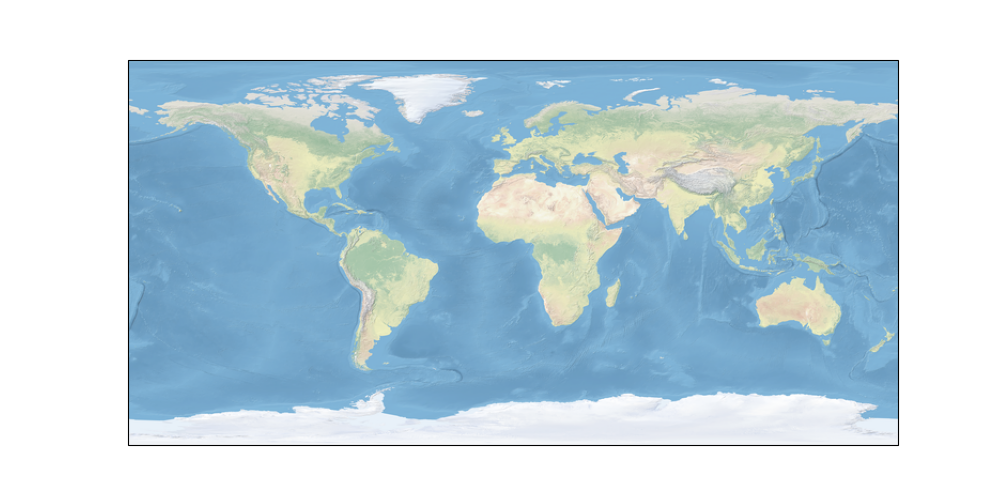

Recreate this plot in Python.
import matplotlib.pyplot as plt
import cartopy.crs as ccrs

fig = plt.figure(figsize=(10, 5))
ax = fig.add_subplot(1, 1, 1, projection=ccrs.PlateCarree())
ax.stock_img()
fig.savefig('test_cartopy.png')
print("Cartopy test successful")
